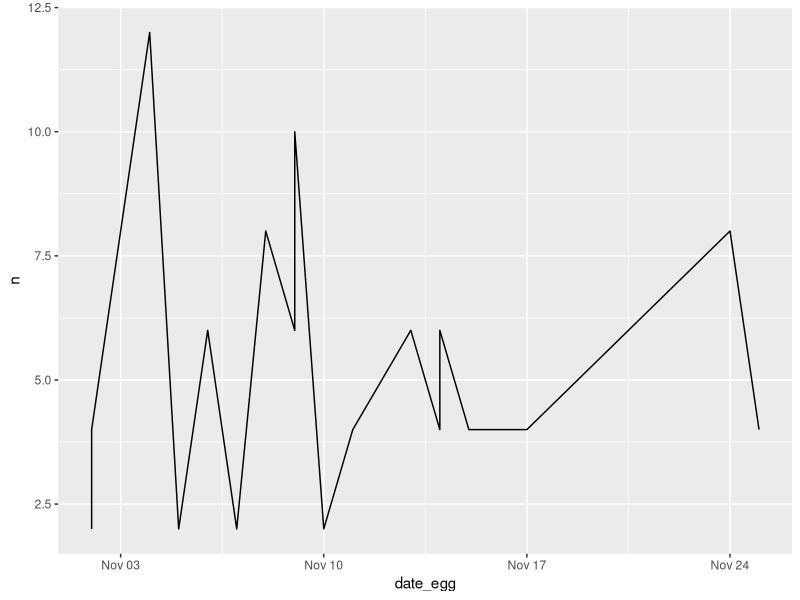
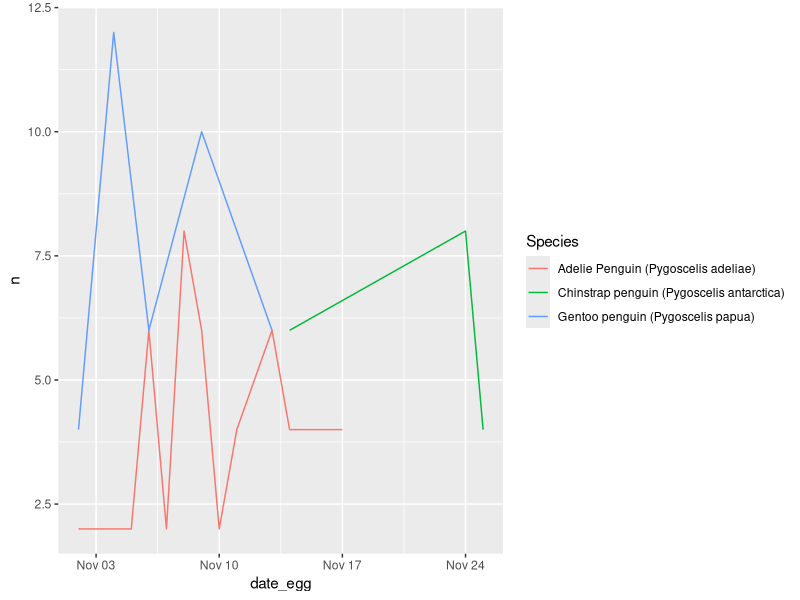
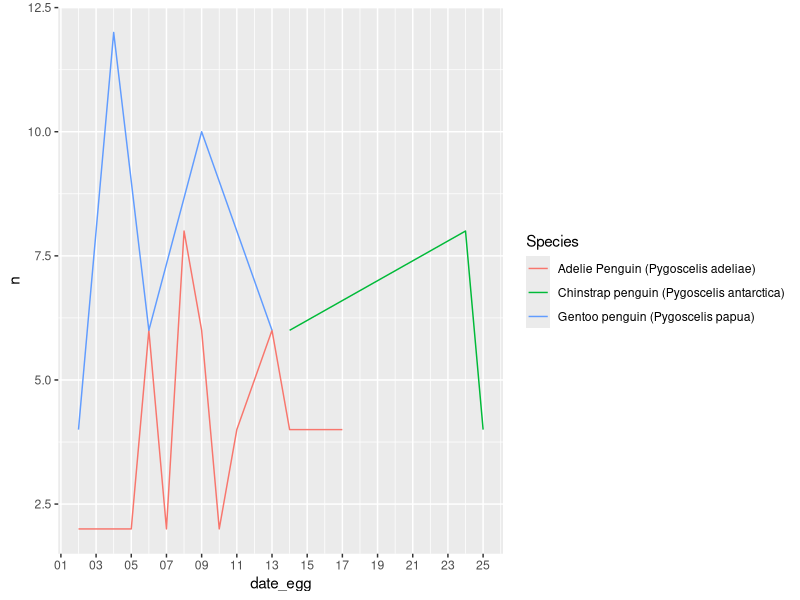
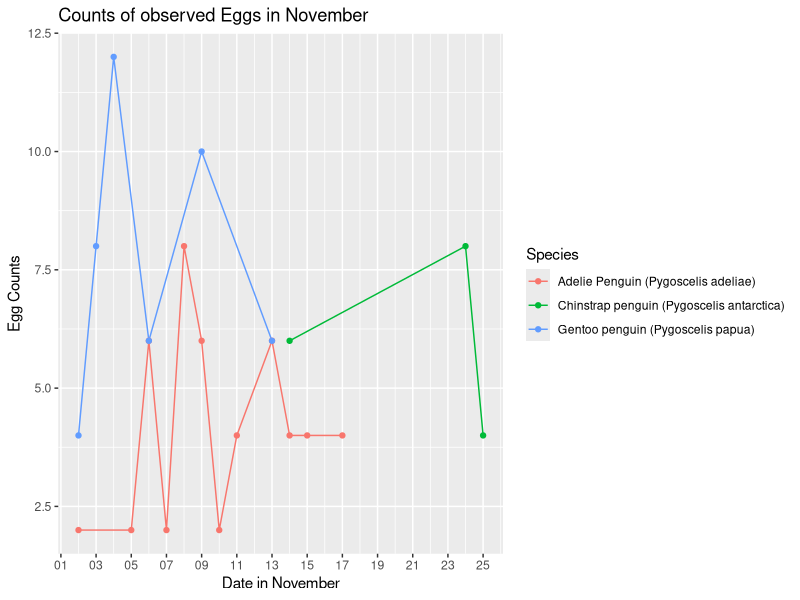
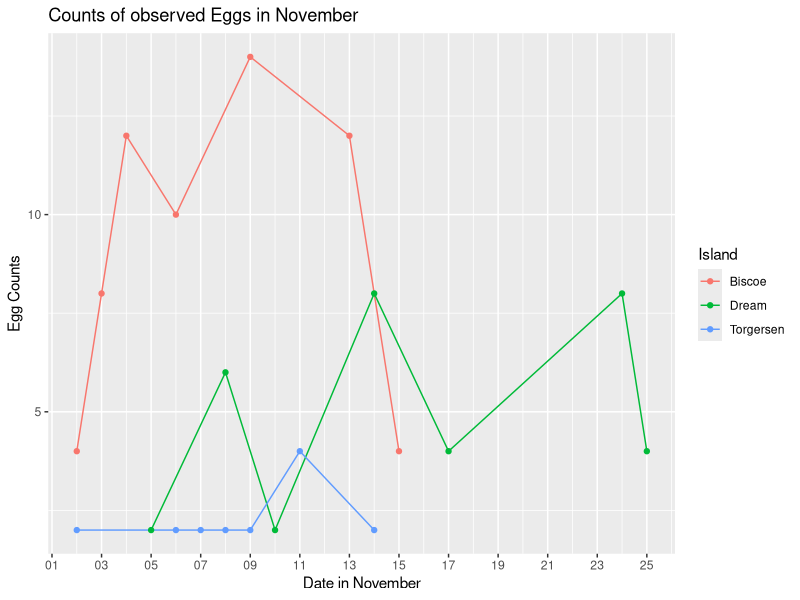

Write R code to recreate these figures, in order.
# Time Series Visualization
## plotting "Date Egg" of penguins_raw

# load required packages
library(lubridate)

library(tidyverse)

library(palmerpenguins)

# load data into the environment
data(penguins)

# using a subset of the raw data such that we only get observations from November 2008
penguins_raw_subset <- penguins_raw %>%
  select("Island", "Species", "Date Egg", "Island") %>%
  filter(year(penguins_raw[["Date Egg"]]) == 2008) %>%
  rename(date_egg = "Date Egg")

# create tibble/table of egg counts per day for each species
daily_counts <- penguins_raw_subset %>%
  count(date_egg, Species)

View(daily_counts)

# this plot is inaccurate bc counts are seperated by species
# the plot must account for the species grouping
ggplot(data = daily_counts, aes(x = date_egg, y = n)) +
  geom_line()

# color code lines by species
ggplot(data = daily_counts, aes(x = date_egg, y = n, color = Species)) +
  geom_line()

# adjust the scale of the x-axis
# parameters specify the new scale as ticks labeled every two days(date_breaks), and only showing the day (date_labels)
ggplot(data = daily_counts, aes(x = date_egg, y = n, color = Species)) +
  geom_line() + 
  scale_x_date(date_labels="%d", date_breaks  ="2 days")

# add in points to clearly display where observations are
# add more informative titles
ggplot(data = daily_counts, aes(x = date_egg, y = n, color = Species)) +
  geom_line() + 
  geom_point() +
  scale_x_date(date_labels="%d", date_breaks  ="2 days") +
  labs(title = "Counts of observed Eggs in November",
       x = "Date in November",
       y = "Egg Counts")

# Do the same for island:
daily_island_counts <- penguins_raw_subset %>%
  count(date_egg, Island)

ggplot(data = daily_island_counts, aes(x = date_egg, y = n, color = Island)) +
  geom_line() + 
  geom_point() +
  scale_x_date(date_labels="%d", date_breaks  ="2 days") +
  labs(title = "Counts of observed Eggs in November",
       x = "Date in November",
       y = "Egg Counts")
